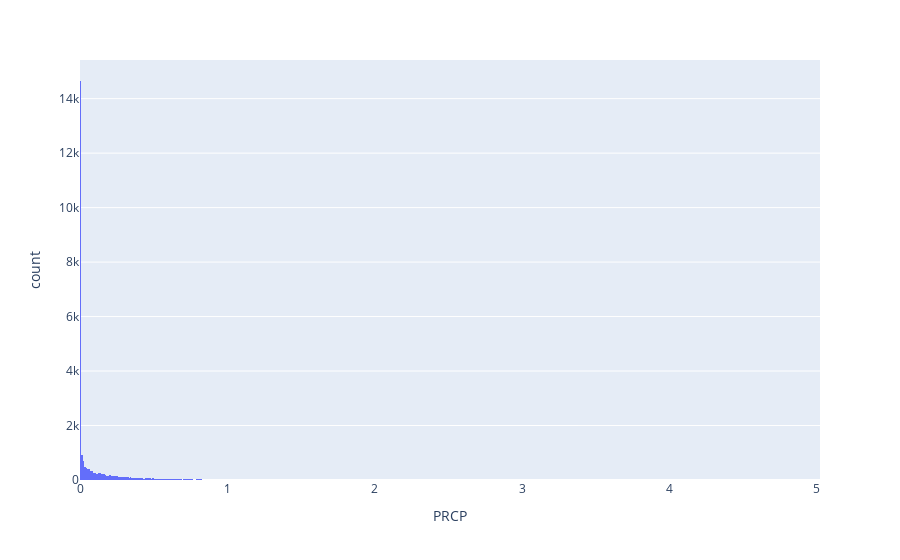

Here is the notebook cell this chart was saved with:
### Markdown cell above
### Repeat the following steps for each column within outliers

* Visualize the outliers
* Detect if your data set contains any outliers
* Identify lower & higher limit of outliers
* Drop all outliers
* Visualize the column after processing

### Code cell
fig = px.histogram(df, x='PRCP')
fig.show()

### Figure 1 — Plotly figure (JSON) as saved in the notebook; plotly's stock layout.template omitted (floating-point values rounded to 4 significant figures; data arrays with more than 128 entries replaced by an {"elided": "..."} marker saying what was removed)
{"data": [{"alignmentgroup": "True", "bingroup": "x", "hovertemplate": "PRCP=%{x}<br>count=%{y}<extra></extra>", "legendgroup": "", "marker": {"color": "#636efa", "pattern": {"shape": ""}}, "name": "", "offsetgroup": "", "orientation": "v", "showlegend": false, "type": "histogram", "x": {"elided": "25551 float values"}, "xaxis": "x", "yaxis": "y"}], "layout": {"autosize": true, "barmode": "relative", "legend": {"tracegroupgap": 0}, "margin": {"t": 60}, "xaxis": {"anchor": "y", "autorange": true, "domain": [0, 1], "range": [-0.005, 5.025], "title": {"text": "PRCP"}, "type": "linear"}, "yaxis": {"anchor": "x", "autorange": true, "domain": [0, 1], "range": [0, 15420.0], "title": {"text": "count"}}}}
